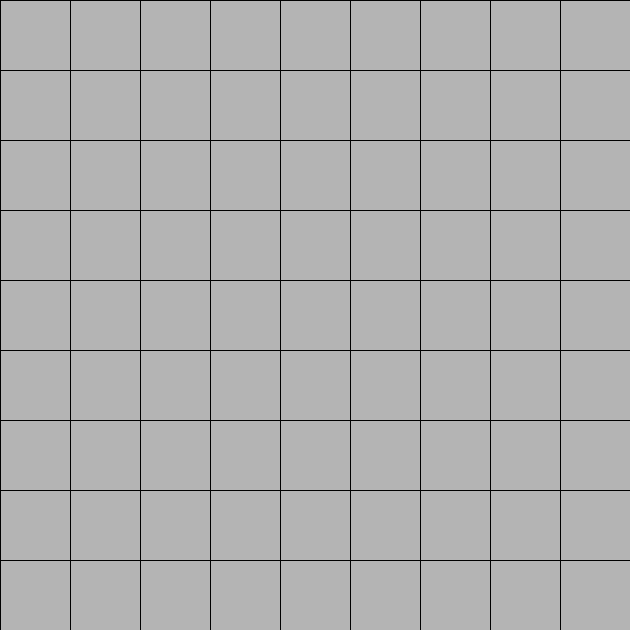
Frame 1 (no input)
Frame 60 (the mouse pressed at the canvas centre just before this capture): identical to frame 1, image omitted
Frame 120 (the mouse held since frame 60 and released just before this capture): identical to frame 1, image omitted

The Processing sketch that drew this single still picture (run headless with seeded random() and noise(); from frame 60 on, the mouse is pressed at the canvas centre):

// Processing sketch: sketch_4_5
// ── sketch_4_5.pde
int bombes = 0;
int nombre_de_bombe =20;
int bomb_adj = 0; // Variable inutilisée ici
boolean[][] grille = new boolean[9][9];
int[][] bombes_adj = new int[grille.length][grille[0].length];

int taille_case = 70;
int nbLignes = grille.length;
int nbColonnes = grille[0].length;
boolean[][] casesCliquees = new boolean[grille.length][grille[0].length]; // Tableau des cases cliquées

void settings() {
  int largeur = taille_case * nbColonnes;
  int hauteur = taille_case * nbLignes;
  size(largeur, hauteur);
}

void setup() {
  init_plateau(grille);
}

void draw() {
  for (int y = 0; y < grille.length; y++) {
    for (int x = 0; x < grille[y].length; x++) {
      // Choix de couleur selon l'état de la case
      if (casesCliquees[y][x]) {
        if (grille[y][x]) {
          fill(255, 0, 0);  // Bombe
        } else {
          fill(200);        // Case vide découverte
        }
      } else {
        fill(180);  // Case non cliquée
      }

      // Dessine la case
      rect(x * taille_case, y * taille_case, taille_case, taille_case);

      if (casesCliquees[y][x] && grille[y][x] == false) {
        fill(0);
        textAlign(CENTER, CENTER);
        textSize(16);
        text(str(bombes_adj[y][x]), x * taille_case + taille_case / 2, y * taille_case + taille_case / 2);
      }
    }
  }
}

void mouseClicked() {
  int x = mouseX / taille_case;
  int y = mouseY / taille_case;

  if (x >= 0 && x < grille[0].length && y >= 0 && y < grille.length) {
    casesCliquees[y][x] = true;

    if (grille[y][x] == false) {
      // Si la valeur n'est pas 0, on affiche le nombre de bombes adjacentes
      if (bombes_adj[y][x] > 0)
      {
        fill(0);
        textAlign(CENTER, CENTER);
        textSize(16);
        text(str(bombes_adj[y][x]), x * taille_case + taille_case / 2, y * taille_case + taille_case / 2);
      } else {

        vide(y, x);
      }
    }
    if (grille[y][x] == true) {
      gameover();
    }
    if (verifierVictoire()) {
      victoire();  // Appelle la fonction de victoire
    }
  }
}


void vide(int y, int x) {
  println("Clique sur la case: (" + y + ", " + x + ")");

  // Haut gauche
  if (y > 0 && x > 0) {
    if (bombes_adj[y - 1][x - 1] == 0 && casesCliquees[y - 1][x - 1] == false) {
      casesCliquees[y - 1][x - 1] = true;
      vide(y - 1, x - 1);
    } else if (bombes_adj[y - 1][x - 1] > 0) {
      casesCliquees[y - 1][x - 1] = true;
    }
  }

  // Haut
  if (y > 0) {
    if (bombes_adj[y - 1][x] == 0 && casesCliquees[y - 1][x] == false) {
      casesCliquees[y - 1][x] = true;
      vide(y - 1, x);
    } else if (bombes_adj[y - 1][x] > 0) {
      casesCliquees[y - 1][x] = true;
    }
  }

  // Haut droite
  if (y > 0 && x < bombes_adj[0].length - 1) {
    if (bombes_adj[y - 1][x + 1] == 0 && casesCliquees[y - 1][x + 1] == false) {
      casesCliquees[y - 1][x + 1] = true;
      vide(y - 1, x + 1);
    } else if (bombes_adj[y - 1][x + 1] > 0) {
      casesCliquees[y - 1][x + 1] = true;
    }
  }

  // Droite
  if (x < bombes_adj[0].length - 1) {
    if (bombes_adj[y][x + 1] == 0 && casesCliquees[y][x + 1] == false) {
      casesCliquees[y][x + 1] = true;
      vide(y, x + 1);
    } else if (bombes_adj[y][x + 1] > 0) {
      casesCliquees[y][x + 1] = true;
    }
  }

  // Bas droite
  if (y < bombes_adj.length - 1 && x < bombes_adj[0].length - 1) {
    if (bombes_adj[y + 1][x + 1] == 0 && casesCliquees[y + 1][x + 1] == false) {
      casesCliquees[y + 1][x + 1] = true;
      vide(y + 1, x + 1);
    } else if (bombes_adj[y + 1][x + 1] > 0) {
      casesCliquees[y + 1][x + 1] = true;
    }
  }

  // Bas
  if (y < bombes_adj.length - 1) {
    if (bombes_adj[y + 1][x] == 0 && casesCliquees[y + 1][x] == false) {
      casesCliquees[y + 1][x] = true;
      vide(y + 1, x);
    } else if (bombes_adj[y + 1][x] > 0) {
      casesCliquees[y + 1][x] = true;
    }
  }

  // Bas gauche
  if (y < bombes_adj.length - 1 && x > 0) {
    if (bombes_adj[y + 1][x - 1] == 0 && casesCliquees[y + 1][x - 1] == false) {
      casesCliquees[y + 1][x - 1] = true;
      vide(y + 1, x - 1);
    } else if (bombes_adj[y + 1][x - 1] > 0) {
      casesCliquees[y + 1][x - 1] = true;
    }
  }

  // Gauche
  if (x > 0) {
    if (bombes_adj[y][x - 1] == 0 && casesCliquees[y][x - 1] == false) {
      casesCliquees[y][x - 1] = true;
      vide(y, x - 1);
    } else if (bombes_adj[y][x - 1] > 0) {
      casesCliquees[y][x - 1] = true;
    }
  }
}


void gameover() {
  for (int y = 0; y < grille.length; y++) {
    for (int x = 0; x < grille[y].length; x++) {
      if (grille[y][x] == true) {
        fill(255, 0, 0);
        rect(x * taille_case, y * taille_case, taille_case, taille_case);
      }
    }
  }
  // Affiche un message au centre
  fill(0);               // Couleur du texte : noir
  textSize(32);          // Taille du texte
  textAlign(CENTER, CENTER);
  fill(255,0,0);
  text("BOOM ! Tu as perdu ", width / 2, height / 2);

  noLoop();
}

void victoire() {
  // Affiche un message de victoire au centre
  fill(0);               // Couleur du texte : noir
  textSize(32);          // Taille du texte
  textAlign(CENTER, CENTER);
  fill(0,255,0);
  text("Félicitations ! Tu as gagné", width / 2, height / 2);

  noLoop(); // Arrête la boucle de jeu
}

boolean verifierVictoire() {
  for (int y = 0; y < grille.length; y++) {
    for (int x = 0; x < grille[y].length; x++) {
      // Si la case n'est pas une bombe et n'a pas été cliquée, la partie n'est pas terminée
      if (grille[y][x] == false && casesCliquees[y][x] == false) {
        return false; // Il reste des cases non découvertes sans bombe
      }
    }
  }
  return true; // Toutes les cases sans bombe ont été découvertes
}



void init_plateau(boolean[][] pose_bombe) {
  // Initialisation de la grille sans bombe
  for (int y = 0; y < pose_bombe.length; y++) {
    for (int x = 0; x < pose_bombe[y].length; x++) {
      pose_bombe[y][x] = false;
    }
  }

  // Placement des bombes
  while (bombes < nombre_de_bombe) {
    int index_y = int(random(pose_bombe.length));
    int index_x = int(random(pose_bombe[0].length));
    if (pose_bombe[index_y][index_x] == false) {
      pose_bombe[index_y][index_x] = true;
      bombes++;
    }
  }

  // Comptage des bombes adjacentes pour les cases vides
  for (int y = 0; y < pose_bombe.length; y++) {
    for (int x = 0; x < pose_bombe[y].length; x++) {
      // Si la case est vide (pas une bombe)
      if (pose_bombe[y][x] == false) {
        // Vérification des voisins
        if (y > 0 && x > 0 && pose_bombe[y - 1][x - 1] == true) {  // Haut gauche
          bombes_adj[y][x]++;
        }
        if (y > 0 && pose_bombe[y - 1][x] == true) {  // Haut
          bombes_adj[y][x]++;
        }
        if (y > 0 && x < pose_bombe[y].length - 1 && pose_bombe[y - 1][x + 1] == true) {  // Haut droite
          bombes_adj[y][x]++;
        }
        if (x < pose_bombe[y].length - 1 && pose_bombe[y][x + 1] == true) {  // Droite
          bombes_adj[y][x]++;
        }
        if (y < pose_bombe.length - 1 && x < pose_bombe[y].length - 1 && pose_bombe[y + 1][x + 1] == true) {  // Bas droite
          bombes_adj[y][x]++;
        }
        if (y < pose_bombe.length - 1 && pose_bombe[y + 1][x] == true) {  // Bas
          bombes_adj[y][x]++;
        }
        if (y < pose_bombe.length - 1 && x > 0 && pose_bombe[y + 1][x - 1] == true) {  // Bas gauche
          bombes_adj[y][x]++;
        }
        if (x > 0 && pose_bombe[y][x - 1] == true) {  // Gauche
          bombes_adj[y][x]++;
        }
      }
    }
  }
}
